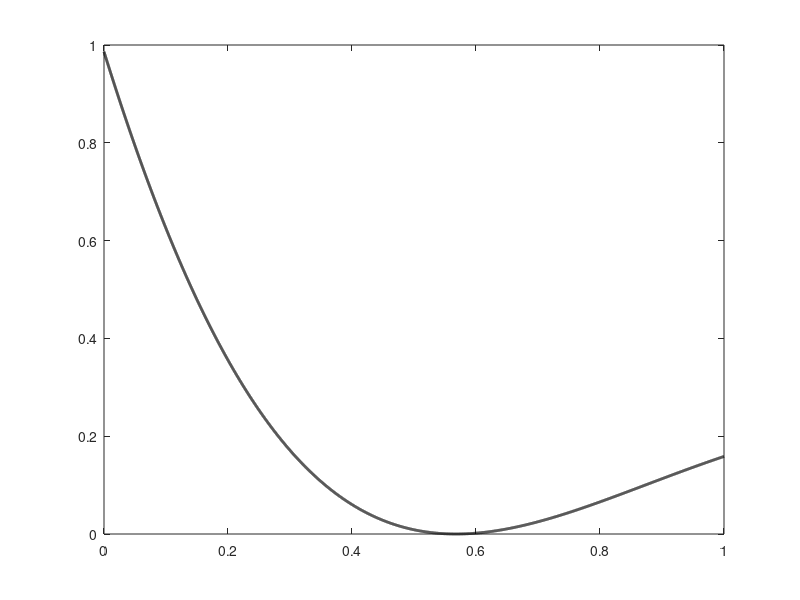
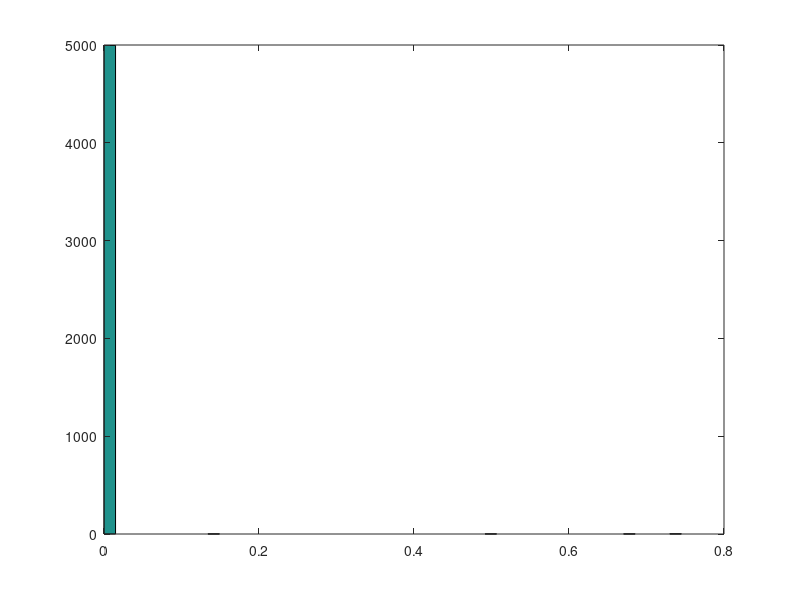
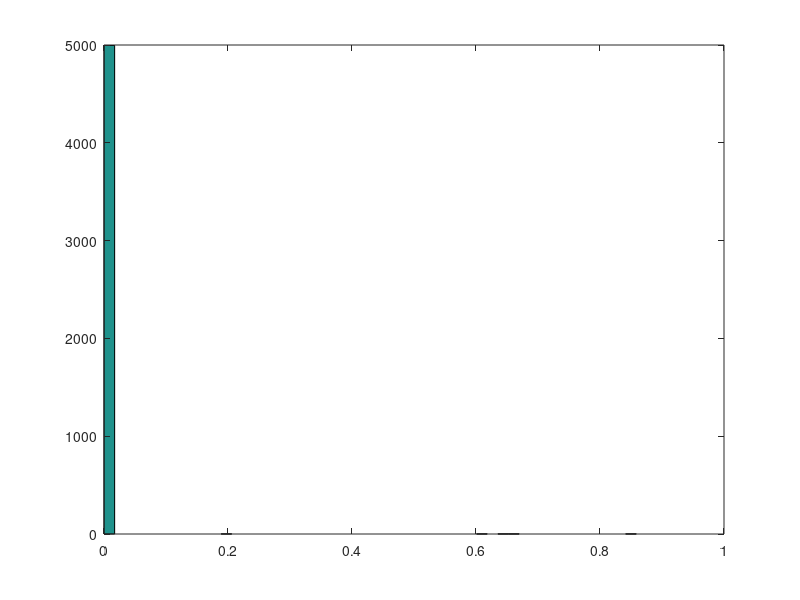

Recreate these plots in MATLAB, in order.
%%%%%%%%%%%%%%%%%%%%%%%%%%%%%%%%%%%%%%%%%%%%%%%%%%%%%%%%%%%%%%%%%%%%
% Nome: Caio Vinicius Dadauto          Exercício de programa 3      
% Nusp: 7994808                                                     
% Curso: Laboratorio de Programacao e Simulacao                     
% Turma: Noturno                                                    
%%%%%%%%%%%%%%%%%%%%%%%%%%%%%%%%%%%%%%%%%%%%%%%%%%%%%%%%%%%%%%%%%%%%

#!/usr/bin/octave -qf

1;
ignore_function_time_stamp("all");
clear all;

%Funcao definida no EP
function y = ep(t)
    a = 1.97994808;
    b = 0.88084997;
    for i = 1:length(t)
        y(i) = 0.25*(2^(a*(1-t(i))))*(1 - sin(b*pi*t(i)));
    endfor
endfunction

%Metropolis Hastings com nucleo normal
function [x1,a] = MHstepn(x0, sig)
    xp = rem(abs(normrnd(x0, sig)), 1);     %Determina candidato
    accprob = ep(xp)/ep(x0);                %Probabilidade de aceitacao
    u = rem(abs(normrnd(0, sig)), 1);
    if u <= min(1, accprob)                 %Condicao de aceite
        x1 = xp; 
        a = 1;
    else
        x1 = x0;
        a = 0;
    endif
endfunction

%Metropolis Hastings com nucleo uniforme
function [x1,a] = MHstepu()
    xp = unifrnd(0, 1) - 0.5;                     %Determina candidato
    accprob = ep(xp)/ep(x0);                %Probabilidade de aceitacao
    u = normrnd(0, 1) - 0.5;
    if u <= min(1, accprob)                 %Condicao de aceite
        x1 = xp; 
        a = 1;
    else
        x1 = x0;
        a = 0;
    endif
endfunction

%Inicializacao de variaveis
n    = 5000;          
xn    = 0;           %Ponto inicial normal
xu    = 0;           %Ponto inicial uniforme
Xn   = zeros(1,n);   %Vetor para armazenar os pontos determinados pelo MH normla
Xu   = zeros(1,n);   %Vetor para armazenar os pontos determinados pelo MH uniforme
t    = 0:0.0001:1;
sig  = 1;            %Sigma da gaussiana
accn = [0 0];        %Vetor para determinar o ratio de aceitacao (normal)
accu = [0 0];        %Vetor para determinar o ratio de aceitacao (uniforme)

xn = input("Entre com o valor inicial entre 0 e 1 para o nucleo normal: ");
xu = input("Entre com o valor inicial entre 0 e 1 para o nucleo uniforme: ");
n  = input("Entre com o valor de iteracoes a serem realizadas: ");
for i = 1:n
    [xn,an] = MHstepn(xn,sig);
    [xu,au] = MHstepn(xu,sig);
    accn   = accn + [an 1.0];
    accu   = accu + [au 1.0];
    Xn(i)  = xn;
    Xu(i)  = xu;
endfor

%Plota figuras
figure;
plot(t, ep(t), "linewidth", 2, "color", 'k');
hold off;
figure;
hist(Xn, 50);
figure;
hist(Xu, 50);

In = sum(Xn)/n;
Iu = sum(Xu)/n;
printf('MH normal:\n\tValor -> %f\n\tErro -> %f%%\n\nRatio -> %f\n\n', 
    In, 100*abs((In - 0.196064)/0.196064), accn(1)/accn(2));
printf('MH uniforme:\n\tValor -> %f\n\tErro -> %f%%\n\nRatio --> %f\n\n',
    Iu, 100*abs((Iu - 0.196064)/0.196064), accu(1)/accu(2));
